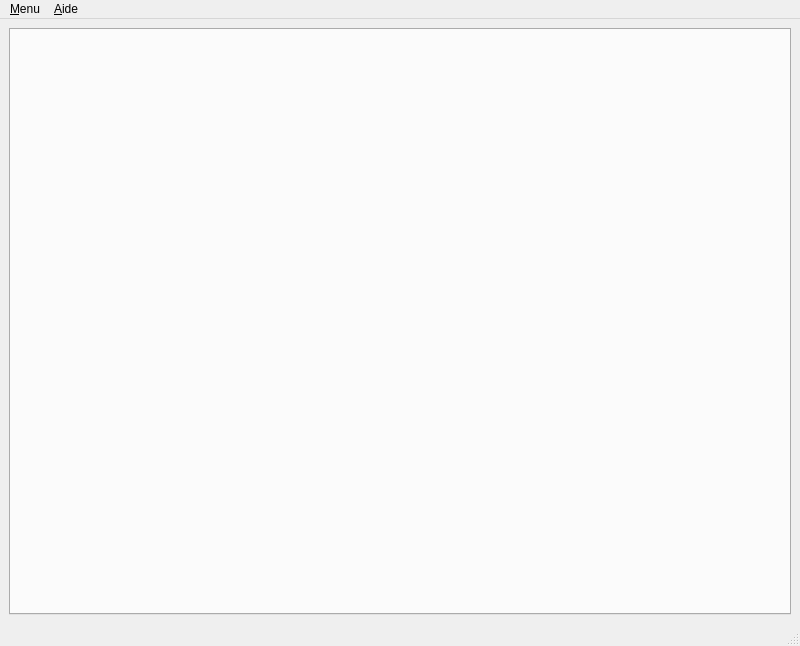
<?xml version="1.0" encoding="UTF-8"?>
<ui version="4.0">
 <author>Julien Pecqueur</author>
 <class>MainWindow</class>
 <widget class="QMainWindow" name="MainWindow">
  <property name="windowModality">
   <enum>Qt::WindowModal</enum>
  </property>
  <property name="geometry">
   <rect>
    <x>0</x>
    <y>0</y>
    <width>800</width>
    <height>646</height>
   </rect>
  </property>
  <property name="sizePolicy">
   <sizepolicy hsizetype="Expanding" vsizetype="Expanding">
    <horstretch>0</horstretch>
    <verstretch>0</verstretch>
   </sizepolicy>
  </property>
  <property name="minimumSize">
   <size>
    <width>800</width>
    <height>590</height>
   </size>
  </property>
  <property name="sizeIncrement">
   <size>
    <width>1</width>
    <height>1</height>
   </size>
  </property>
  <property name="windowTitle">
   <string>Qfacture</string>
  </property>
  <property name="windowIcon">
   <iconset>
    <normaloff>art/qfacture.png</normaloff>art/qfacture.png</iconset>
  </property>
  <property name="unifiedTitleAndToolBarOnMac">
   <bool>false</bool>
  </property>
  <widget class="QWidget" name="centralwidget">
   <property name="sizePolicy">
    <sizepolicy hsizetype="Maximum" vsizetype="Maximum">
     <horstretch>0</horstretch>
     <verstretch>0</verstretch>
    </sizepolicy>
   </property>
   <layout class="QGridLayout" name="gridLayout_2">
    <item row="0" column="0">
     <widget class="QTabWidget" name="tabWidget"/>
    </item>
   </layout>
  </widget>
  <widget class="QMenuBar" name="menubar">
   <property name="geometry">
    <rect>
     <x>0</x>
     <y>0</y>
     <width>800</width>
     <height>21</height>
    </rect>
   </property>
   <widget class="QMenu" name="menu_Menu">
    <property name="title">
     <string>&amp;Menu</string>
    </property>
    <addaction name="action_quit"/>
   </widget>
   <widget class="QMenu" name="menu_Aide">
    <property name="title">
     <string>&amp;Aide</string>
    </property>
    <addaction name="action_propos"/>
   </widget>
   <addaction name="menu_Menu"/>
   <addaction name="menu_Aide"/>
  </widget>
  <widget class="QStatusBar" name="statusbar"/>
  <action name="action_quit">
   <property name="text">
    <string>&amp;Quitter</string>
   </property>
  </action>
  <action name="action_propos">
   <property name="text">
    <string>&amp;À propos</string>
   </property>
  </action>
 </widget>
 <resources/>
 <connections/>
 <slots>
  <slot>load()</slot>
 </slots>
</ui>
